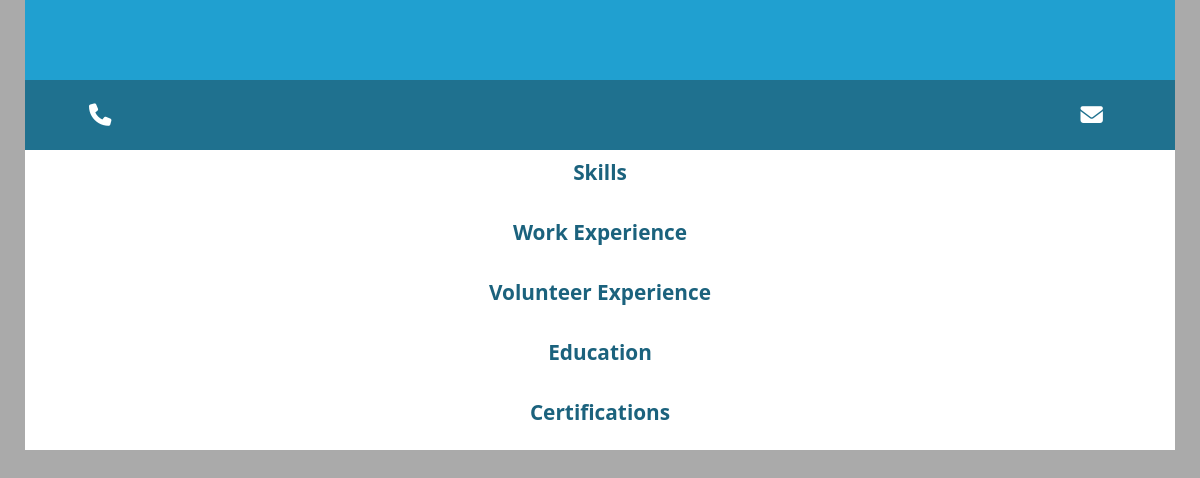
Before: / with the older database file.
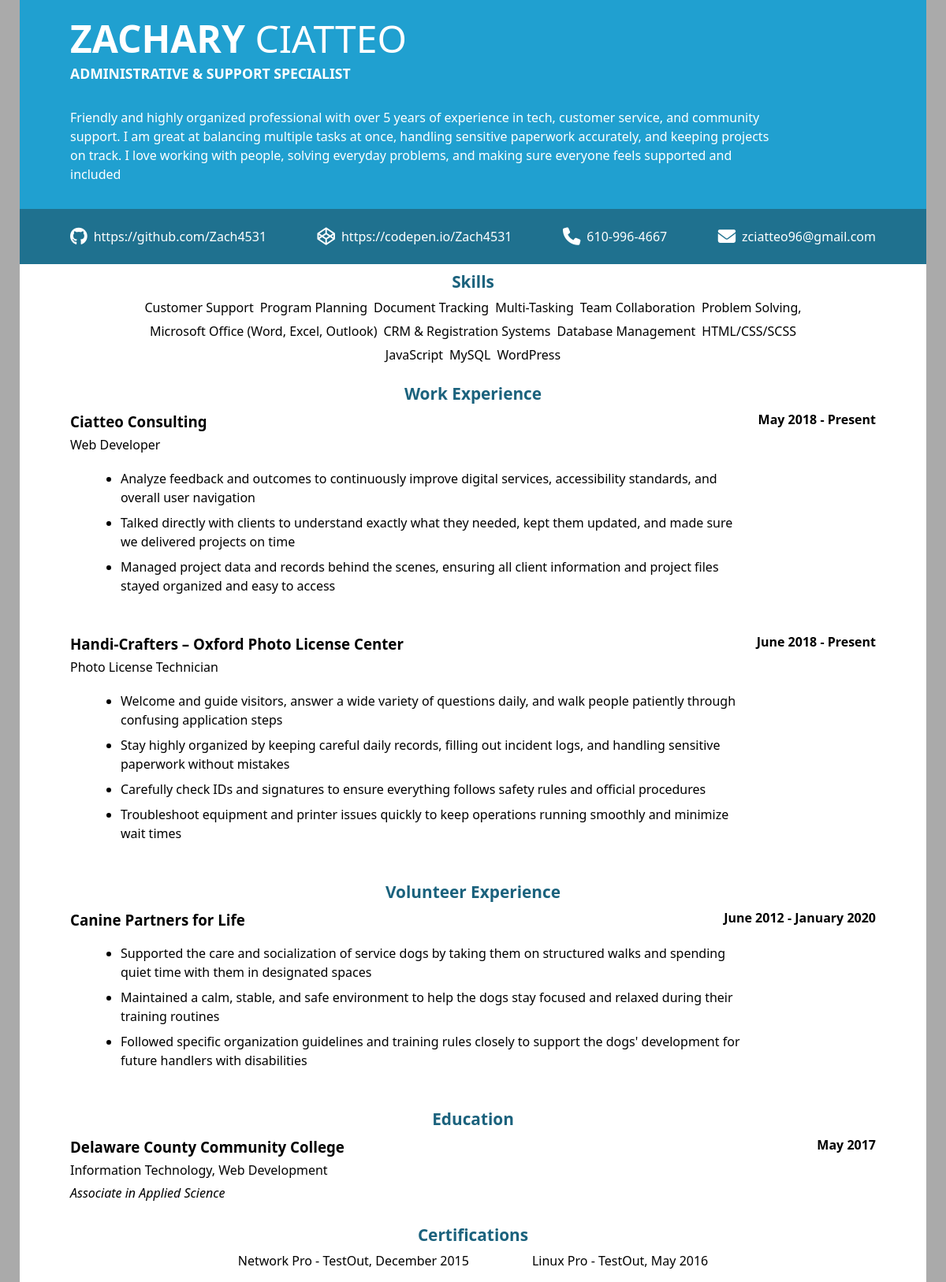
After: the same page with the newer database file.
### builder/models.py (models this page shows, shortened)
class About(models.Model):
    first_name = models.CharField(max_length=100)
    last_name = models.CharField(max_length=100)
    title = models.CharField(max_length=100)
    email = models.EmailField()
    phone = models.CharField(max_length=20)
    summary = models.TextField()
    github = models.URLField(blank=True, null=True)
    cpen = models.URLField(blank=True, null=True)

class Skill(models.Model):
    name = models.CharField(max_length=100)

class WorkExperience(models.Model):
    company = models.CharField(max_length=100)
    position = models.CharField(max_length=100)
    start_month = models.CharField(max_length=20, choices=MONTH_CHOICES)
    start_year = models.IntegerField(default=0)
    end_month = models.CharField(max_length=20, choices=MONTH_CHOICES)
    end_year = models.IntegerField(default=0)
    present = models.BooleanField(default=False)

class JobDuty(models.Model):
    job = models.ForeignKey(WorkExperience, on_delete=models.CASCADE, related_name='job_duties')
    description = models.TextField()

class Volunteer(models.Model):
    organization = models.CharField(max_length=100)
    role = models.CharField(max_length=100)
    start_month = models.CharField(max_length=20, choices=MONTH_CHOICES)
    start_year = models.IntegerField()
    end_month = models.CharField(max_length=20, choices=MONTH_CHOICES)
    end_year = models.IntegerField()
    present = models.BooleanField(default=False)

class VoulunteerDuty(models.Model):
    volunteer = models.ForeignKey(Volunteer, on_delete=models.CASCADE, related_name='volunteer_duties')
    description = models.TextField()

class Education(models.Model):
    institution = models.CharField(max_length=100)
    degree = models.CharField(max_length=100)
    major = models.CharField(max_length=100)
    month = models.CharField(max_length=20, choices=MONTH_CHOICES)
    year = models.IntegerField()

class Certification(models.Model):
    name = models.CharField(max_length=100)
    institution = models.CharField(max_length=100)
    month = models.CharField(max_length=20, choices=MONTH_CHOICES)
    year = models.IntegerField()

### builder/views.py (the view)
# urls.py: path('', views.index, name='index'),
def index(request):
    return render(request, 'builder/index.html', {
        'about': About.objects.first(),
        'skills': Skill.objects.all(),
        'certifications': Certification.objects.all(),
        'education': Education.objects.all(),
        'volunteer': Volunteer.objects.all(),
        'work_experience': WorkExperience.objects.all()
    })

### builder/templates/builder/index.html (shortened to what this page needs)
{% load static %}
<!DOCTYPE html>
<html lang="en">
  <head>
    <link rel="stylesheet" href="{% static 'builder/style.css' %}" />
    <link rel="stylesheet" href="https://cdnjs.cloudflare.com/ajax/libs/font-awesome/6.7.2/css/all.min.css" />
  </head>
  <body>
    <div class="resume">
      <div class="header">
        <h1><span>{{ about.first_name }}</span> {{ about.last_name }}</h1>
        <p>{{ about.title }}</p>
      </div>
      <div class="summary">
        <p>{{ about.summary }}</p>
      </div>
      <div class="contact">
        {% if about.github %}
          <p>
            <i class="fab fa-github"></i> <a href="{{ about.github }}">{{ about.github }}</a>
          </p>
        {% endif %}
        {% if about.cpen %}
          <p>
            <i class="fab fa-codepen"></i> <a href="{{ about.cpen }}">{{ about.cpen }}</a>
          </p>
        {% endif %}
        <p>
          <i class="fas fa-phone"></i> {{ about.phone }}
        </p>
        <p>
          <i class="fas fa-envelope"></i> {{ about.email }}
        </p>
      </div>
      <div class="content">
        <div class="section">
          <div class="heading">Skills</div>
          <div class="skills">
            {% for skill in skills %}
              <div class="skill">{{ skill.name }}</div>
            {% endfor %}
          </div>
        </div>
        <div class="section">
          <div class="heading">Work Experience</div>
          <div class="work-experience">
            {% for item in work_experience %}
              <div class="work-experience-item">
                <div class="item-header">
                  <h3>{{ item.company }}</h3>
                  <p>{{ item.position }}</p>
                </div>
                <p>
                  {% if item.present %}
                    {{ item.start_month }} {{ item.start_year }} - Present
                  {% else %}
                    {{ item.start_month }} {{ item.start_year }} - {{ item.end_month }} {{ item.end_year }}
                  {% endif %}
                </p>
                <ul class="job-duties">
                  {% for duty in item.job_duties.all %}
                    <li>{{ duty.description }}</li>
                  {% endfor %}
                </ul>
              </div>
            {% endfor %}
          </div>
        </div>
        <div class="section">
          <div class="heading">Volunteer Experience</div>
          <div class="volunteer-experience">
            {% for item in volunteer %}
              <div class="volunteer-experience-item">
                <div class="item-header">
                  <h3>{{ item.organization }}</h3>
                </div>
                <p>{{ item.start_month }} {{ item.start_year }} - {{ item.end_month }} {{ item.end_year }}</p>
                <ul class="volunteer-duties">
                  {% for duty in item.volunteer_duties.all %}
                    <li>{{ duty.description }}</li>
                  {% endfor %}
                </ul>
              </div>
            {% endfor %}
          </div>
        </div>
        <div class="section">
          <div class="heading">Education</div>
          <div class="education">
            {% for item in education %}
              <div class="education-item">
                <div class="item-header">
                  <h3>{{ item.institution }}</h3>
                  <p>{{ item.major }}</p>
                  <i>{{ item.degree }}</i>
                </div>
                <p>{{ item.month }} {{ item.year }}</p>
              </div>
            {% endfor %}
          </div>
        </div>
        <div class="section">
          <div class="heading">Certifications</div>
          <div class="certifications">
            {% for certification in certifications %}
              <div class="certification">{{ certification.name }} - {{ certification.institution }}, {{ certification.month }} {{ certification.year }}</div>
            {% endfor %}
          </div>
        </div>
      </div>
    </div>
  </body>
</html>

### builder/static/builder/style.css (style rules this page uses)
* { box-sizing: border-box; margin: 0; padding: 0; }
html { background-color: #aaa; }
body { font-family: system-ui, -apple-system, BlinkMacSystemFont, 'Segoe UI', Roboto, Oxygen, Ubuntu, Cantarell, 'Open Sans', 'Helvetica Neue', sans-serif; padding: 0; margin: 0; }
.resume { max-width: 1150px; background-color: white !important; margin: 0 auto; }
.content { padding: 0rem 4rem; }
.header, .summary, .contact { padding: 1rem 4rem; color: white; }
.skills { padding: 0rem 4rem; display: flex; flex-wrap: wrap; justify-content: center; gap: 0.5rem; margin: 0 auto; width: 95%; }
.heading { font-size: 1.3rem; font-weight: bold; padding-block: 0.5rem; text-align: center; color: #1b627d; }
.section { padding: 0rem 0rem 1rem 0rem; }
.certification-item, .education-item, .work-experience-item, .volunteer-experience-item { display: grid; grid-template-columns: 1fr 1fr; }
.certifications { display: flex; justify-content: center; gap: 5rem; font-weight: 500; }
.education, .work-experience, .volunteer-experience { display: flex; flex-direction: column; gap: 1.5rem; }

Changed rows visible on the page:
added About: first_name "ZACHARY", last_name "CIATTEO", title "ADMINISTRATIVE & SUPPORT SPECIALIST", summary "Friendly and highly organized professional with over 5 years of experience in tech, customer service, and community support. I am great at balancing multiple tasks at once, handling sensitive paperwork accurately, and keeping projects on track. I love working with people, solving everyday problems, and making sure everyone feels supported and included", github "https://github.com/Zach4531", cpen "https://codepen.io/Zach4531", phone "610-996-4667", email "zciatteo96@gmail.com"
added Skill: name "Customer Support"
added Skill: name "Program Planning"
added Skill: name "Document Tracking"
added Skill: name "Multi-Tasking"
added Skill: name "Team Collaboration"
added Skill: name "Problem Solving,"
added Skill: name "Microsoft Office (Word, Excel, Outlook)"
added Skill: name "CRM & Registration Systems"
added Skill: name "Database Management"
added Skill: name "HTML/CSS/SCSS"
added Skill: name "JavaScript"
added Skill: name "MySQL"
added Skill: name "WordPress"
added WorkExperience: company "Ciatteo Consulting", position "Web Developer", start_month "May", start_year "2018"
added JobDuty: description "Analyze feedback and outcomes to continuously improve digital services, accessibility standards, and overall user navigation", shown under "Ciatteo Consulting"
added JobDuty: description "Talked directly with clients to understand exactly what they needed, kept them updated, and made sure we delivered projects on time", shown under "Ciatteo Consulting"
added JobDuty: description "Managed project data and records behind the scenes, ensuring all client information and project files stayed organized and easy to access", shown under "Ciatteo Consulting"
added WorkExperience: company "Handi-Crafters – Oxford Photo License Center", position "Photo License Technician", start_month "June", start_year "2018"
added JobDuty: description "Welcome and guide visitors, answer a wide variety of questions daily, and walk people patiently through confusing application steps", shown under "Handi-Crafters – Oxford Photo License Center"
added JobDuty: description "Stay highly organized by keeping careful daily records, filling out incident logs, and handling sensitive paperwork without mistakes", shown under "Handi-Crafters – Oxford Photo License Center"
added JobDuty: description "Carefully check IDs and signatures to ensure everything follows safety rules and official procedures", shown under "Handi-Crafters – Oxford Photo License Center"
added JobDuty: description "Troubleshoot equipment and printer issues quickly to keep operations running smoothly and minimize wait times", shown under "Handi-Crafters – Oxford Photo License Center"
added Volunteer: organization "Canine Partners for Life", start_month "June", start_year "2012", end_month "January", end_year "2020"
added VoulunteerDuty: description "Supported the care and socialization of service dogs by taking them on structured walks and spending quiet time with them in designated spaces"
added VoulunteerDuty: description "Maintained a calm, stable, and safe environment to help the dogs stay focused and relaxed during their training routines"
added VoulunteerDuty: description "Followed specific organization guidelines and training rules closely to support the dogs' development for future handlers with disabilities"
added Education: institution "Delaware County Community College", major "Information Technology, Web Development", degree "Associate in Applied Science", month "May", year "2017"
added Certification: name "Network Pro", institution "TestOut", month "December", year "2015"
added Certification: name "Linux Pro", institution "TestOut", month "May", year "2016"
